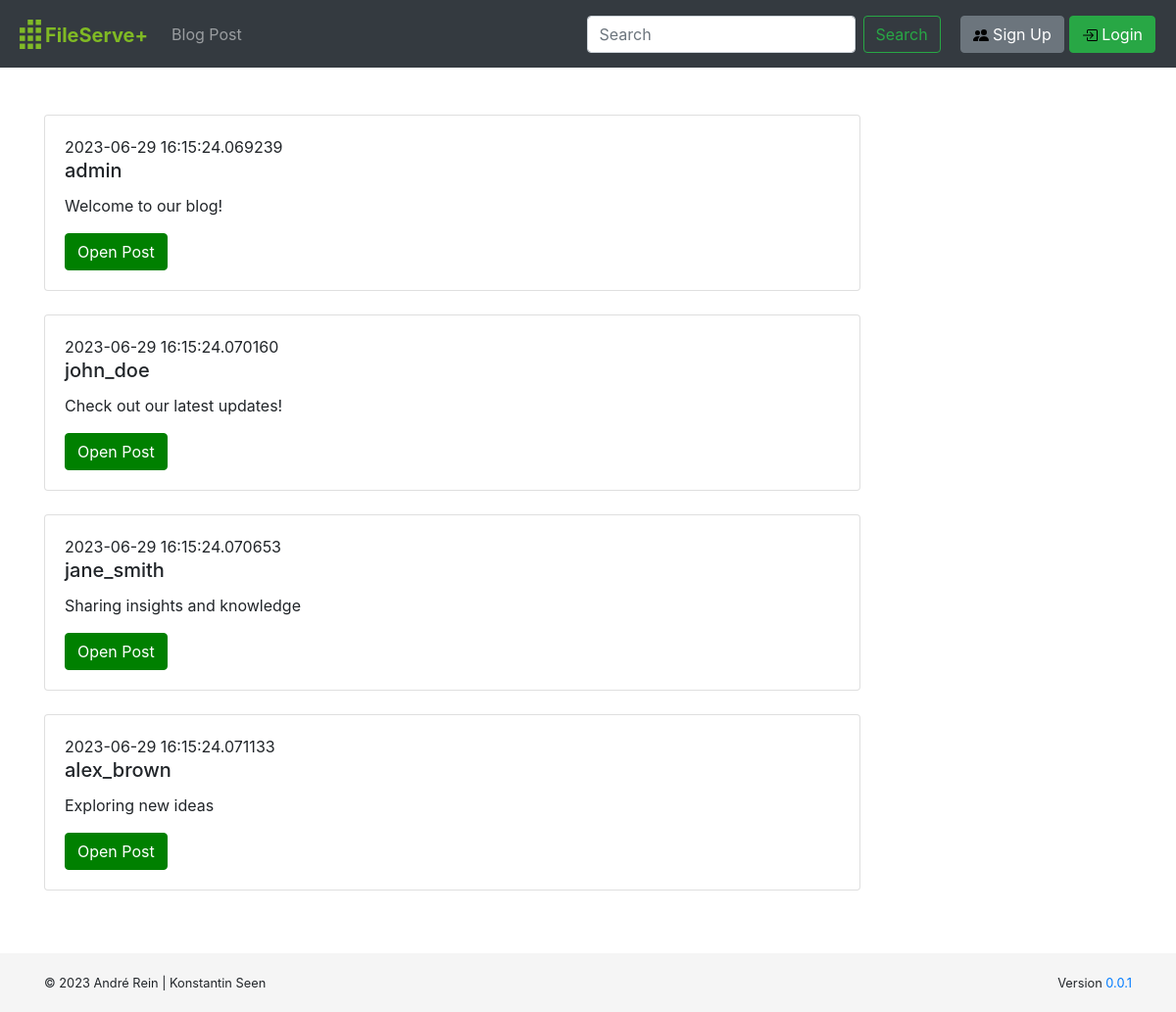
Page /blog on the committed database.
### website/models.py (models this page shows)
class blog_posts(db.Model):
    id = db.Column(db.Integer, primary_key=True)
    message = db.Column(db.String(10000))
    date = db.Column(db.DateTime(timezone=True), default=datetime.utcnow())
    file_id = db.Column(db.Integer, db.ForeignKey('files.id'))
    user_id = db.Column(db.Integer, db.ForeignKey('users.id'))
    comments = db.relationship('comments', backref='blog_posts')

class users(db.Model):
    id = db.Column(db.Integer, primary_key=True)
    username = db.Column(db.String(150))  # should be unique=True
    password = db.Column(db.String(150))
    permissions = db.Column(db.String(160))
    comments = db.relationship('comments', backref='users')
    files = db.relationship('files', backref='users')
    blog_posts = db.relationship('blog_posts', backref='users')
    tickets = db.relationship('tickets', backref='users')
    ticket_messages = db.relationship('ticket_messages', backref='users')

### website/blogs.py (the view, shortened to what this page needs)
@blogs.route('/blog', methods=['GET', 'POST', 'DELETE'])
@authenticate
def blog(user):
    if user:
        query = text(f"SELECT * FROM files WHERE user_id = '{user.id}' AND privacy = 'public'")
        private_files = db.session.execute(query).fetchall()
        query = text(f"SELECT * FROM directories WHERE user_id = '{user.id}'")
        directories = db.session.execute(query).fetchall()
    else:
        user = None
        private_files = None
        directories = None
    new_posts = []
    query = text(f'SELECT * FROM blog_posts')
    posts = db.session.execute(query).fetchall()
    for post in posts:
        query = text(f"SELECT username FROM users WHERE id='{post.user_id}'")
        tmp_user = db.session.execute(query).first()
        username = tmp_user.username
        new_post = {
            'id': post.id,
            'message': post.message,
            'date': post.date,
            'user_id': post.user_id,
            'file_id': post.file_id,
            'username': username
        }
        new_posts.append(new_post)
    return render_template("blog.html", posts=new_posts, user=user, uploaded_files=private_files, directories=directories)

### website/auth.py (called while the page is built)
def authenticate(func):
    @wraps(func)
    def wrapper(*args, **kwargs):
        user_id = request.cookies.get('user_id')
        if user_id:
            query = text(f"SELECT * FROM users WHERE id = '{user_id}'")
            user = db.session.execute(query).first()
            if user:
                return func(user, *args, **kwargs)
        else:
            return func(None, *args, **kwargs)
    return wrapper

### website/templates/blog.html (shortened to what this page needs)
{% extends "base.html" %}
{% block content %}
    <br>
    <br>
    {% for post in posts %}
        <div class="card w-75">
            <div class="card-body">
                {{ post.date }}
                <h5 class="card-title">{{ post.username }}</h5>
                <p class="card-text">{{ post.message }}</p>
                <a href="/blog/{{ post.id }}" class="btn btn-primary">Open Post</a>
            </div>
        </div>
    {% endfor %}
{% endblock %}

### website/templates/base.html (shortened to what this page needs)
<!doctype html>
<html lang="en">
    <head>
        <link rel="stylesheet" type="text/css" href="../static/css/bootstrap.min.css">
        <link rel="stylesheet" type="text/css" href="../static/css/fontawesome-all.min.css">
        <link rel="stylesheet" type="text/css" href="../static/css/custom.css">
    </head>
    <body>
        <nav class="navbar navbar-expand-lg navbar-dark bg-dark justify-content-between">
            <a class="navbar-brand" href="/">
                <img src="../static/svg/thm-thumb.svg" width="30" height="30" class="d-inline-block align-top" alt="">
                <span class="navbar-text text-color"> FileServe+</span>
            </a>
            <div class="collapse navbar-collapse" id="navbar">
                <ul class="navbar-nav mr-auto">
                    {% if user %}
                        <li class="nav-item">
                        <a class="nav-item nav-link" id="upload" href="/upload">File Upload</a>
                        </li>
                        <li class="nav-item">
                        <a class="nav-item nav-link" id="blog" href="/blog">Blog Post</a>
                        </li>
                        <li class="nav-item">
                        <a class="nav-item nav-link" id="open-ticket" href="/open-ticket">Support-Ticket</a>
                        </li>
                        {% if user.permissions == 'admin' %}
                        <li class="nav-item">
                        <a class="nav-item nav-link" id="blog" href="/admin"><button>User-List</button></a>
                        </li>
                        <li class="nav-item">
                        <a class="nav-item nav-link" id="blog" href="/admin/tickets"><button>User-Tickets</button></a>
                        </li>
                        {% endif %}
                    {% else %}
                        <li class="nav-item">
                        <a class="nav-item nav-link" id="blog" href="/blog">Blog Post</a>
                        </li>
                    {% endif %}
                </ul>
                <form class="form-inline my-2 my-lg-0" action="/search" method="GET">
                    <input class="form-control mr-sm-2" type="search" id="searchInput" name="query" placeholder="Search" aria-label="Search">
                    <button class="btn btn-outline-success my-2 my-sm-0" type="submit">Search</button>
                </form>
            {% if user %}
                <ul class="nav navbar-nav navbar-right">
                    <span class="navbar-text font-weight-bold" style="margin-right: 10px; margin-left:50px">Hi, {{ user.username }}</span>
                    <a href="/dashboard">
                        <button type="button" class="btn btn-secondary" style="margin-right: 5px">
                            <img src="../static/svg/gear.svg" alt="Gear Icon" width="16" height="16">
                            Settings
                        </button>
                    </a>
                    <a href="/logout">
                        <button type="button" class="btn btn-secondary btn-danger">
                            <img src="../static/svg/box-arrow-right.svg" alt="Power Icon" width="16" height="16">
                            Logout
                        </button>
                    </a>
                </ul>
            {% else %}
                <ul class="nav navbar-nav navbar-right">
                    <li>
                        <a href="/signup">
                            <button type="button" class="btn btn-secondary" style="margin-right: 5px; margin-left: 20px">
                                <img src="../static/svg/people-fill.svg" alt="People Icon" width="16" height="16">
                                Sign Up
                            </button>
                        </a>
                    </li>
                    <li>
                        <a href="/login">
                            <button type="button" class="btn btn-secondary btn-success" style="margin-right: 5px">
                                <img src="../static/svg/box-arrow-in-right.svg" alt="In Icon" width="16" height="16">
                                Login
                            </button>
                        </a>
                    </li>
                </ul>
            {% endif %}
            </div>
        </nav>
        <div class="container">
            {% block content %} {% endblock %}
        </div>
        <footer class="footer">
          <div class="container">
            <p class="float-left text-left copyright"><small>&copy; 2023 André Rein | Konstantin Seen</small></p>
            <p class="float-right text-right version"><small><a href="{url}">0.0.1</a></small></p>
          </div>
        </footer>
    </body>
</html>

### website/static/css/custom.css (style rules this page uses)
html { position: relative; min-height: 100%; }
body { align-items: center; margin-bottom: 100px; }
footer { position: absolute; bottom: 0; width: 100%; height: 60px; line-height: 59px; background-color: #f5f5f5; }
footer .container { clear:both; }
footer .float-right, footer .float-left { margin:0; }
footer .version:before { content: "Version "; font-size: 80%; }
.navbar-brand { display: flex; align-items: center; }
.navbar-brand .navbar-text { font-size: 18px; margin-top: 3px; line-height: 1.2; }
.navbar-text.text-color { color: #80ba24; font-weight: bold; font-size: 20px; }
.btn-primary { background-color: green; border-color: green; }

### rows in the picture
blog_posts: date "2023-06-29 16:15:24.069239", message "Welcome to our blog!"
users: username "admin"
blog_posts: date "2023-06-29 16:15:24.070160", message "Check out our latest updates!"
users: username "john_doe"
blog_posts: date "2023-06-29 16:15:24.070653", message "Sharing insights and knowledge"
users: username "jane_smith"
blog_posts: date "2023-06-29 16:15:24.071133", message "Exploring new ideas"
users: username "alex_brown"
